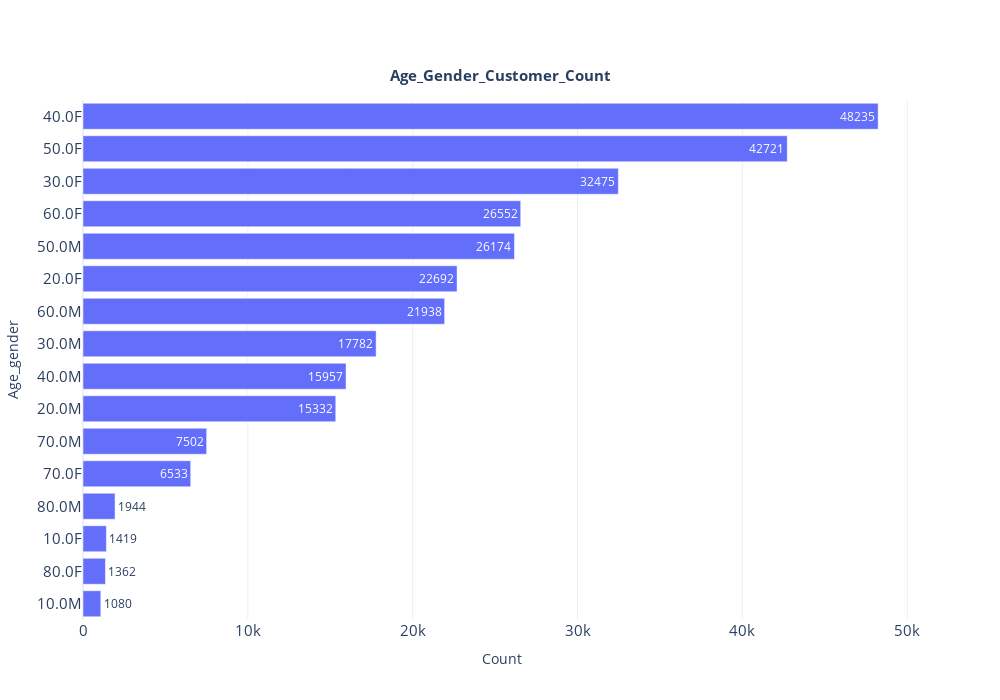

Notebook source saved alongside this figure:
### Code cell
# 데이터프레임 생성
import numpy as np
import pandas as pd
# df = pd.DataFrame(np.random.rand(10, 2), columns=['A', 'B'])

#막대그래프 그리기
import plotly.graph_objects as go
fig = go.Figure()
fig.add_trace(
    go.Bar(
        x=df_age_gender_coount['seat'], y=df_age_gender_coount['age_gender'], text=df_age_gender_coount['seat'], textposition='auto',orientation='h'
    )
)
fig.update_layout(
    {
        "title": {
            "text": "<b>Age_Gender_Customer_Count</b>",
            "x": 0.5,
            "y": 0.9,
            "font": {
                "size": 15
            }
        },
        "xaxis": {
            "title": "Count",
            # "showticklabels":True,
            # "tick0": "2017-01-31",
            # "dtick": "M1",
            "tickfont": {
                "size": 15               
            }
        },
        "yaxis": {
            "title": "Age_gender",
            "tickfont": {
                "size": 15                
            }
        },
        "template":'plotly_white',
        "showlegend": False,
        "autosize":False,
        "width":1000,
        "height":700
    }
)

### Figure 1 — Plotly figure (JSON) as saved in the notebook; plotly's stock layout.template omitted (floating-point values rounded to 4 significant figures)
{"data": [{"orientation": "h", "text": [1080, 1362, 1419, 1944, 6533, 7502, 15332, 15957, 17782, 21938, 22692, 26174, 26552, 32475, 42721, 48235], "textposition": "auto", "type": "bar", "x": [1080, 1362, 1419, 1944, 6533, 7502, 15332, 15957, 17782, 21938, 22692, 26174, 26552, 32475, 42721, 48235], "y": ["10.0M", "80.0F", "10.0F", "80.0M", "70.0F", "70.0M", "20.0M", "40.0M", "30.0M", "60.0M", "20.0F", "50.0M", "60.0F", "30.0F", "50.0F", "40.0F"]}], "layout": {"autosize": false, "height": 700, "showlegend": false, "title": {"font": {"size": 15}, "text": "<b>Age_Gender_Customer_Count</b>", "x": 0.5, "y": 0.9}, "width": 1000, "xaxis": {"autorange": true, "range": [0, 50770.0], "tickfont": {"size": 15}, "title": {"text": "Count"}, "type": "linear"}, "yaxis": {"autorange": true, "range": [-0.5, 15.5], "tickfont": {"size": 15}, "title": {"text": "Age_gender"}, "type": "category"}}}
